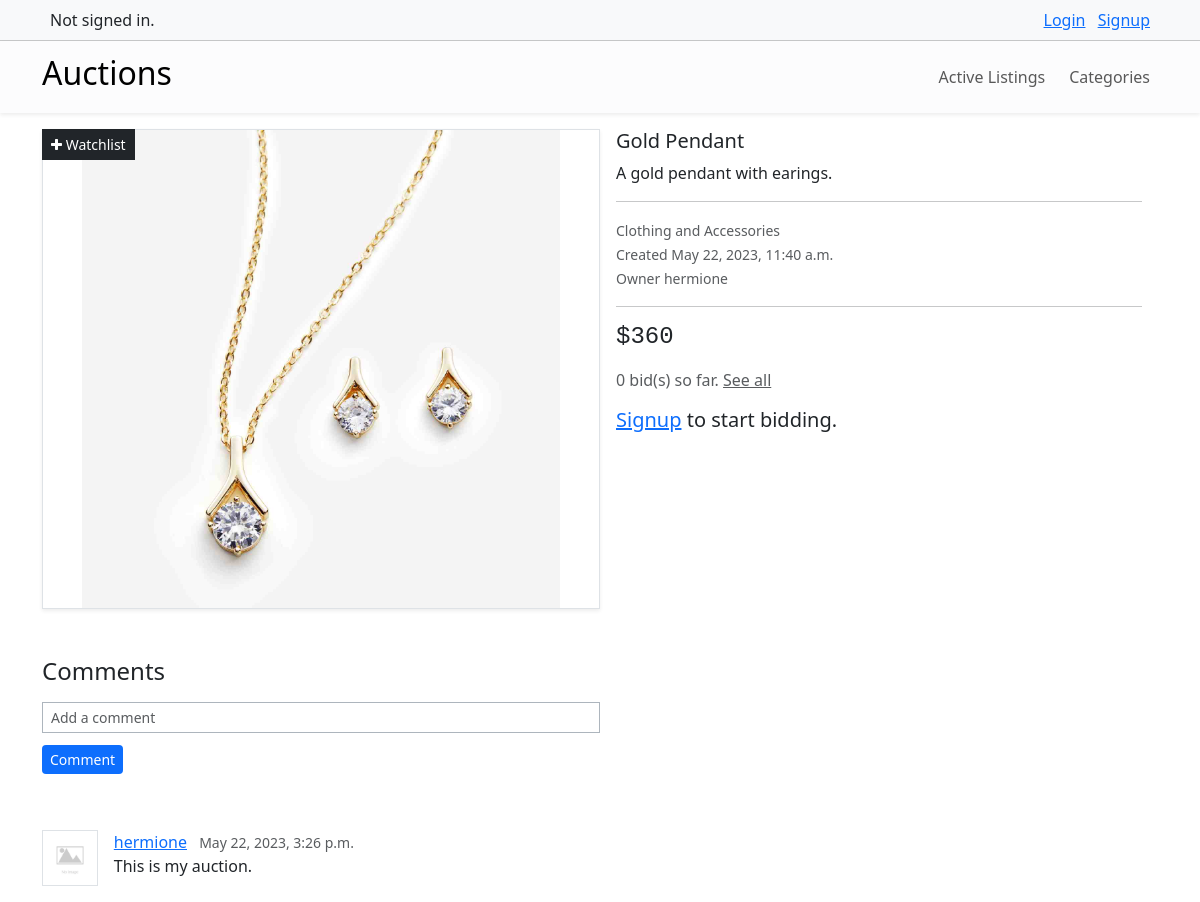
The page /10/ on the database as committed earlier.
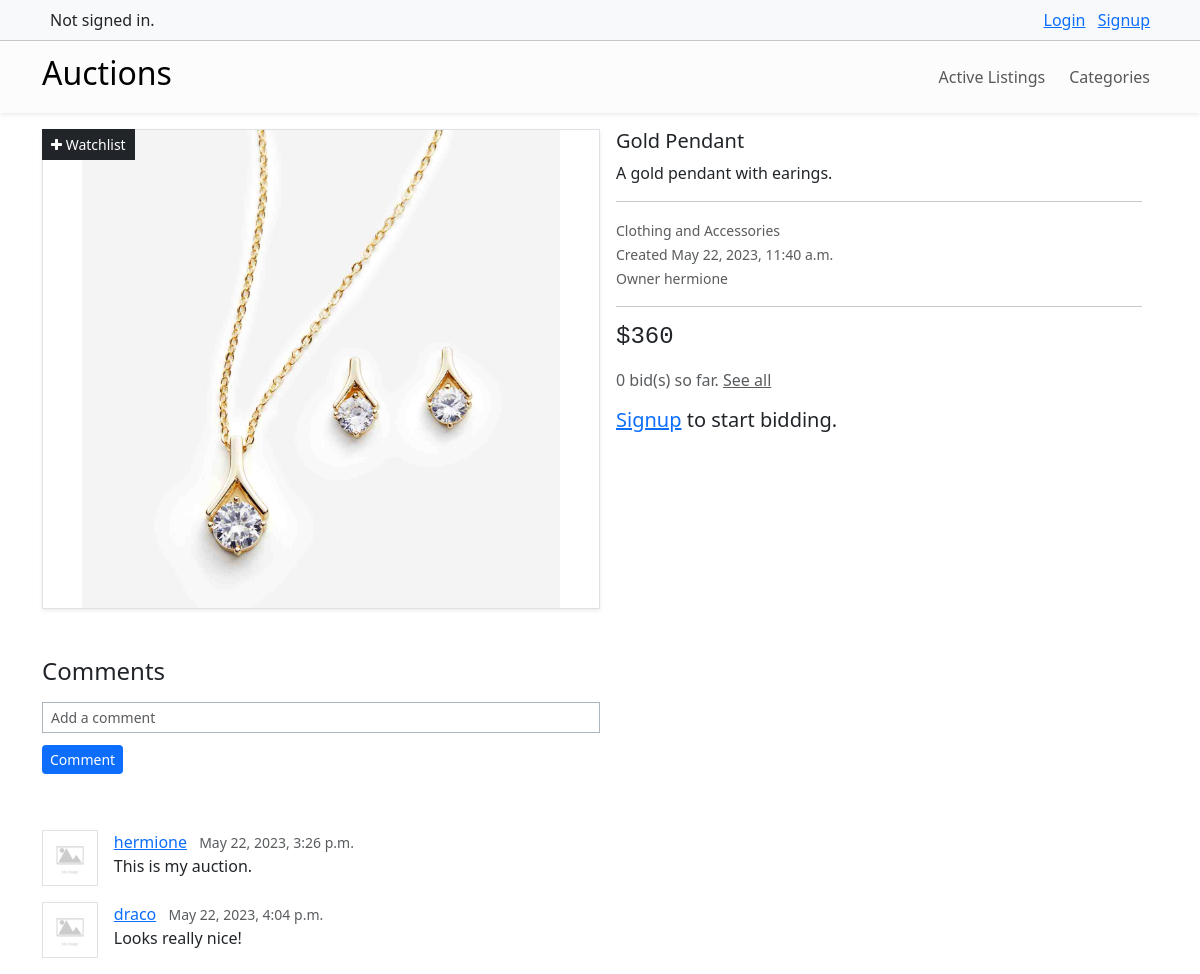
The same page on the database as committed later.
### auctions/models.py (models this page shows, shortened)
class Comment(models.Model):
    text = models.CharField(max_length=150)
    owner = models.ForeignKey(User, on_delete=models.CASCADE, related_name="comments")
    auction = models.ForeignKey(AuctionListing, on_delete=models.CASCADE, related_name="comments")
    date_created = models.DateTimeField(default=datetime.datetime.now())

class User(AbstractUser):
    pass

### auctions/views.py (the view, shortened to what this page needs)
# urls.py: path("<int:listing_id>/", views.view_listing, name="view_listing"),
def view_listing(request, listing_id):
    listing = AuctionListing.objects.get(pk=listing_id)
    bids = listing.bids.all()
    current_bid = bids.order_by("-amount").first()
    comments = listing.comments.all()
    if request.user.is_authenticated:
        watchlist = Watchlist.objects.filter(user=request.user, auction=listing).first()
    else:
        watchlist = None
    placebid_form = PlaceBidForm()
    comment_form = CommentForm()
    return render(request, "auctions/listing.html", {
        "listing": listing,
        "current_bid": current_bid,
        "bids": bids,
        "watchlist": watchlist,
        "placebid_form": placebid_form,
        "comment_form": comment_form,
        "comments": comments
    })

### auctions/forms.py
class PlaceBidForm(ModelForm):
    class Meta:
        model = Bid
        fields = ["amount"]
        widgets = {
            "amount": NumberInput(attrs={"class": "form-control form-control-sm w-50 my-1 rounded-0 border-dark-subtle"})
        }

class CommentForm(ModelForm):
    class Meta:
        model = Comment
        fields = ["text"]
        labels = {
            "text": ""
        }
        widgets = {
            "text": TextInput(attrs={"class": "form-control form-control-sm border-dark-subtle rounded-0 my-1 w-50", "placeholder": "Add a comment"})
        }

### auctions/models.py (called while the page is built)
    def __str__(self):
        return self.name

### auctions/templates/auctions/listing.html (shortened to what this page needs)
{% extends "auctions/layout.html" %}
{% block body %}
    <div class="card mb-3 border-0 w-100 position-relative my-3">
        {% if listing.owner == request.user %}
            <button class="btn btn-primary btn-sm disabled position-absolute rounded-0">Your Listing</button>
        {% else %}
            {% if watchlist %}
                <a class="btn btn-dark btn-sm rounded-0 position-absolute" href="{% url 'watchlist' listing.id %}"><i class="fa fa-close"></i> Watchlist</a>
            {% else %}
                <a class="btn btn-dark btn-sm rounded-0 position-absolute" href="{% url 'watchlist' listing.id %}"><i class="fa fa-plus"></i> Watchlist</a>
            {% endif %}
        {% endif %}
        <div class="row g-0">
            <div class="col-md-6 border rounded-0 d-flex justify-content-center overflow-hidden shadow-sm" style="height: 30rem;">
                <img src="{{ listing.image.url }}" class="img-fluid" alt="listing-image">
            </div>
            <div class="col-md-6">
                <div class="card-body py-0 overflow-y-auto" style="height: 30rem;">
                    <h5 class="card-title">{{ listing.title }}</h5>
                    <p class="card-text my-0">{{ listing.description }}</p>
                    <hr>
                    <p class="card-text my-0"><small class="text-body-secondary">{{ listing.category }}</small></p>
                    <p class="card-text my-0"><small class="text-body-secondary">Created {{ listing.date_created }}</small></p>
                    <p class="card-text my-0">
                        <small class="text-body-secondary">{% if listing.owner == request.user %}Your listing{% else %}Owner {{ listing.owner }}{% endif %}</small>
                    </p>
                    <hr>
                    <p class="card-text">
                        {% if current_bid %}
                            <span class="h4 font-monospace">${{ current_bid.amount }}</span> <small class="text-muted mx-2">current bid by {{ current_bid.bidder }}</small>
                        {% else %}
                            <span class="h4 font-monospace">${{ listing.starting_bid }}</span>
                        {% endif %}
                    </p>
                    <p class="card-text text-muted mb-1">
                        {{ bids.count }} bid(s) so far. {% if current_bid.bidder == request.user %} Your bid is the current bid. {% endif %}
                        <a href="#" class="card-link text-muted">See all</a>
                    </p>
                    {% if request.user == listing.owner %}
                        <form action="{% url 'close_listing' listing.id %}" method="post" class="my-2">
                            {% csrf_token %}
                            <button type="submit" class="btn btn-primary rounded-1">Close Listing</button>
                        </form>
                    {% else %}
                        <h5 class="card-text my-3"><a href="{% url 'register' %}">Signup</a> to start bidding.</h5>
                    {% endif %}
                </div>
            </div>
        </div>
    </div>
    <h4 class="mt-5">Comments</h4>
    <form action="{% url 'add_comment' listing.id %}" method="post" class="mt-3 mb-5">
        {{ comment_form }}
        <button type="submit" class="btn btn-sm btn-primary border-0 my-2">Comment</button>
    </form>
    {% for comment in comments %}
    <div class="card my-3 border-0">
        <div class="row g-0">
            <div class="col-md-4 border h-50" style="width: 5%;">
                <img src="../../../media/images/default.jpg" class="img-fluid rounded-start" alt="...">
            </div>
            <div class="col-md-8" style="width: 95%;">
                <div class="card-body py-0">
                    <p class="card-title my-0"><a href="#">{{ comment.owner }}</a> <small class="mx-2 text-body-secondary">{{ comment.date_created }}</small></p>
                    <p class="card-text my-0">{{ comment.text }}</p>
                </div>
            </div>
        </div>
    </div>
    {% endfor %}
{% endblock %}

Rows that differ between the two databases and show on the page:
added Comment: owner "draco", date_created "May 22, 2023, 4:04 p.m.", text "Looks really nice!"
